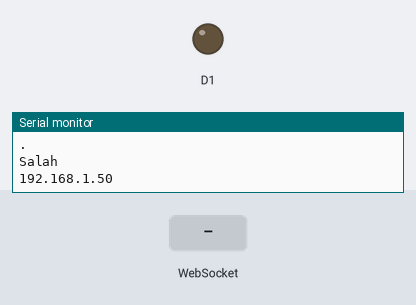
This sketch was run on a simulated ESP8266 (NodeMCU). Parts: output pins drawn as LEDs (lit = HIGH), the last lines printed to the serial monitor. The inputs (shaded band) are chosen by the test bench. WiFi joins after 1.5 s; servers stay silent unless stated.

Above: at 2.7 s.
2.8 s: WebSocket text "5" received
At 3.7 s:
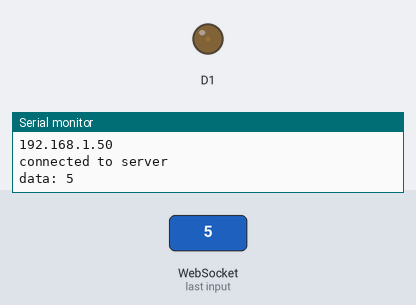
4.3 s: WebSocket text "90" received
At 4.8 s:
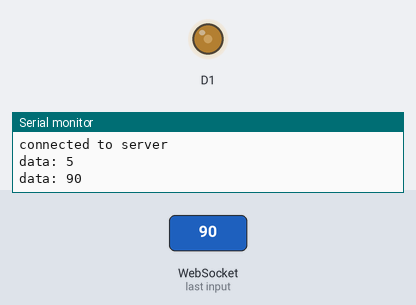
5.8 s: WebSocket text "200" received
At 7.2 s:
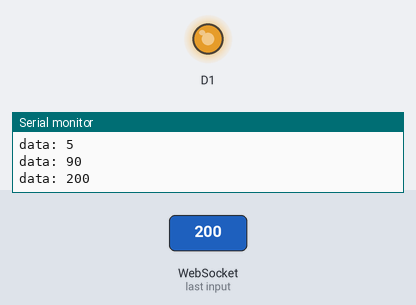
Timing chart, 0 to 8.8 s (numbered marks = the images above; inputs shaded):
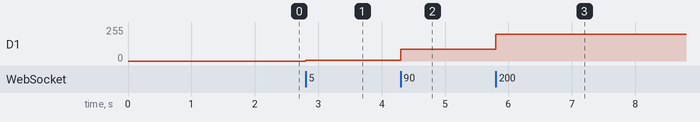

The sketch:

NodeMCU_client.ino
```cpp
#include <ESP8266WiFi.h>
#include <WebSocketsClient.h>

WebSocketsClient wsc;

const char *ssid = "Salah";
const char *pass = "";

#define SERVER  "192.168.43.89"
#define PORT    4000
#define URL     "/"

void websocketEvent(WStype_t type, uint8_t *data, size_t length){
  switch(type){
    case(WStype_CONNECTED):
      Serial.printf("connected to server\n");
      break;
    case WStype_DISCONNECTED:
      Serial.printf("Disconnected!\n");
      break;
    case(WStype_TEXT):
      int val;
      val= atoi(((const char *)data)); // ascii to int
     val= map(val,0,255,0,1023);// 8 bit reg --> 10 bit reg 0 : 255 256 - - - - -  - - - 0 : 1023 1024 ..............
      analogWrite(D1,val);
      //Serial.printf("value: %d \n",val);
      Serial.printf("data: %s\n",data);
      break;
  }
}

void setup(){
  pinMode(D1, OUTPUT);
  Serial.begin(115200);

  WiFi.begin(ssid, pass);

  while(WiFi.status() != WL_CONNECTED){
    Serial.println(".");
    delay(500);
  }

  Serial.println(WiFi.SSID());
  Serial.println(WiFi.localIP());

  wsc.begin(SERVER, PORT, URL);
  wsc.onEvent(websocketEvent);
  // try ever 1000 again if connection has failed
  wsc.setReconnectInterval(1000);
}

void loop(){
  wsc.loop();
}
```

Measured:
- after the input at 2.8 s, D1: 0/255 → 4/255 at once
- after the input at 4.3 s, D1: 4/255 → 89/255 at once
- after the input at 5.8 s, D1: 89/255 → 199/255 at once
